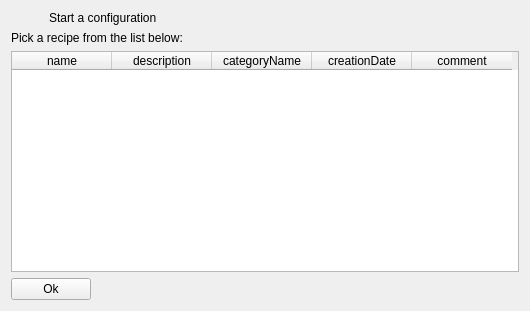
<?xml version="1.0" encoding="UTF-8"?>
<ui version="4.0">
 <class>configuration_recipe_select_form</class>
 <widget class="QWidget" name="configuration_recipe_select_form">
  <property name="geometry">
   <rect>
    <x>0</x>
    <y>0</y>
    <width>530</width>
    <height>311</height>
   </rect>
  </property>
  <property name="windowTitle">
   <string>Features</string>
  </property>
  <layout class="QGridLayout" name="gridLayout">
   <item row="5" column="0">
    <layout class="QHBoxLayout" name="horizontalLayout">
     <item>
      <widget class="QPushButton" name="edit">
       <property name="text">
        <string>Ok</string>
       </property>
       <property name="form" stdset="0">
        <string notr="true">test</string>
       </property>
       <property name="global.id" stdset="0">
        <string notr="true">{recipe.id}</string>
       </property>
      </widget>
     </item>
     <item>
      <spacer name="horizontalSpacer">
       <property name="orientation">
        <enum>Qt::Horizontal</enum>
       </property>
       <property name="sizeHint" stdset="0">
        <size>
         <width>40</width>
         <height>20</height>
        </size>
       </property>
      </spacer>
     </item>
    </layout>
   </item>
   <item row="0" column="0" colspan="2">
    <layout class="QHBoxLayout" name="horizontalLayout_3">
     <item>
      <widget class="QLabel" name="label_2">
       <property name="maximumSize">
        <size>
         <width>32</width>
         <height>32</height>
        </size>
       </property>
       <property name="text">
        <string/>
       </property>
       <property name="pixmap">
        <pixmap resource="../qtclient.qrc">:/images/world-setup.png</pixmap>
       </property>
      </widget>
     </item>
     <item>
      <widget class="QLabel" name="label">
       <property name="text">
        <string>Start a configuration</string>
       </property>
      </widget>
     </item>
    </layout>
   </item>
   <item row="2" column="0">
    <widget class="QLabel" name="label_3">
     <property name="text">
      <string>Pick a recipe from the list below:</string>
     </property>
    </widget>
   </item>
   <item row="3" column="0" colspan="2">
    <widget class="QTableWidget" name="recipe">
     <property name="horizontalScrollBarPolicy">
      <enum>Qt::ScrollBarAlwaysOff</enum>
     </property>
     <property name="alternatingRowColors">
      <bool>true</bool>
     </property>
     <property name="selectionMode">
      <enum>QAbstractItemView::SingleSelection</enum>
     </property>
     <property name="selectionBehavior">
      <enum>QAbstractItemView::SelectRows</enum>
     </property>
     <property name="showGrid">
      <bool>true</bool>
     </property>
     <property name="gridStyle">
      <enum>Qt::DotLine</enum>
     </property>
     <property name="sortingEnabled">
      <bool>true</bool>
     </property>
     <property name="doctype" stdset="0">
      <string notr="true">RecipeListRequest.simpleform</string>
     </property>
     <property name="rootelement" stdset="0">
      <string notr="true">recipe</string>
     </property>
     <property name="state" stdset="0">
      <string notr="true">{global.recipeState}</string>
     </property>
     <property name="action" stdset="0">
      <string notr="true">read</string>
     </property>
     <attribute name="horizontalHeaderShowSortIndicator" stdset="0">
      <bool>true</bool>
     </attribute>
     <attribute name="verticalHeaderStretchLastSection">
      <bool>false</bool>
     </attribute>
     <column>
      <property name="text">
       <string>name</string>
      </property>
     </column>
     <column>
      <property name="text">
       <string>description</string>
      </property>
     </column>
     <column>
      <property name="text">
       <string>categoryName</string>
      </property>
     </column>
     <column>
      <property name="text">
       <string>creationDate</string>
      </property>
     </column>
     <column>
      <property name="text">
       <string>comment</string>
      </property>
     </column>
    </widget>
   </item>
  </layout>
 </widget>
 <tabstops>
  <tabstop>edit</tabstop>
 </tabstops>
 <resources>
  <include location="../qtclient.qrc"/>
  <include location="../qtclient.qrc"/>
 </resources>
 <connections/>
</ui>
